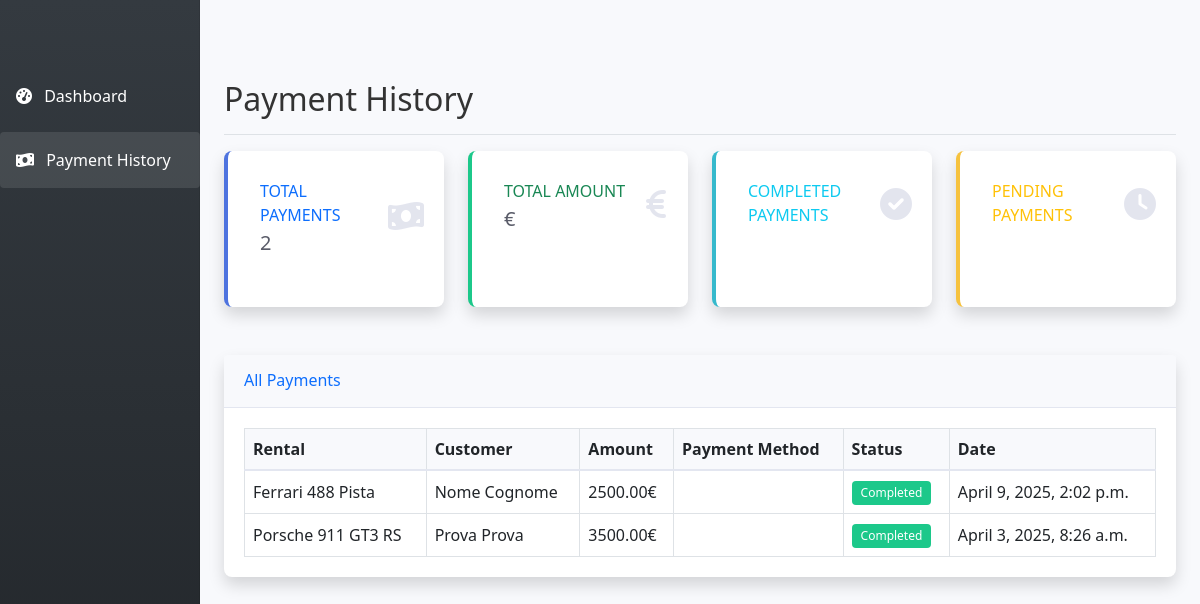
The app's page /payment/history/ with its own data.
### rental/models.py (models this page shows, shortened)
class Payment(models.Model):
    rental = models.OneToOneField("Rental", on_delete=models.CASCADE)
    amount = models.DecimalField(max_digits=10, decimal_places=2)
    payment_method= models.CharField(max_length=50)
    payment_date= models.DateTimeField(auto_now_add=True)
    status = models.CharField(max_length=20, choices = [("pending", "Pending"), ('completed', 'Completed')], default='pending')

class Rental(models.Model):
    car = models.ForeignKey(Car, on_delete=models.CASCADE)
    customer = models.ForeignKey(Customer, on_delete=models.CASCADE)
    insurance = models.ForeignKey(Insurance, on_delete=models.SET_NULL, null=True, blank=True)
    start_date = models.DateField()
    end_date = models.DateField()
    total_price = models.DecimalField(max_digits=10, decimal_places=2, default=0.00)
    pickup_location = models.ForeignKey('Location', on_delete=models.SET_NULL, null=True, related_name='pickups')
    status = models.CharField(max_length=20, choices=[
        ('pending', 'Pending'),
        ('confirmed', 'Confirmed'),
        ('in_progress', 'In Progress'),
        ('completed', 'Completed'),
        ('cancelled', 'Cancelled')
    ], default='pending')
    created_by = models.ForeignKey('Employee', on_delete=models.SET_NULL, null=True, related_name='created_rentals')
    notes = models.TextField(blank=True, null=True)
    payment_status = models.CharField(max_length=20, choices=[
        ('pending', 'Pending'),
        ('partial', 'Partial'),
        ('completed', 'Completed'),
        ('refunded', 'Refunded')
    ], default='pending')

class Car(models.Model):
    brand = models.CharField(max_length=50)
    model = models.CharField(max_length=50)
    year =  models.IntegerField()
    horsepower = models.IntegerField()
    color = models.CharField(max_length=30)
    description = models.TextField(blank=True, null=True)
    deposit = models.DecimalField(max_digits=10, decimal_places=2) #deposito pre noleggio
    price_per_day = models.DecimalField(max_digits=10, decimal_places=2)
    image = models.ImageField(upload_to="car_images/", null=True, blank=True)
    minimum_age = models.IntegerField(null=True, blank=True)
    available_locations = models.ForeignKey('Location', on_delete=models.SET_NULL, null=True, blank=True)
    daily_kilometer_limit = models.IntegerField(null=True, blank=True)
    extra_kilometer_price = models.DecimalField(max_digits=10, decimal_places=2, null=True, blank=True)
    status = models.CharField(max_length=20, choices=[
        ('available', 'Available'),
        ('maintenance', 'Maintenance'),
    ], default='available')

class Customer(models.Model):
    user = models.OneToOneField(User, on_delete=models.CASCADE, null=True, blank=True)
    first_name = models.CharField(max_length=100, default="nome")
    last_name = models.CharField(max_length=100, default="cognome")
    email = models.EmailField(default= "ex@mail.com")

### rental/views.py (the view)
# urls.py: path('payment/history/', views.payment_history, name='payment_history'),
def payment_history(request):
    payments = Payment.objects.all().order_by('-payment_date')
    return render(request, 'rental/payment_history.html', {
        'payments': payments
    })

### rental/templates/rental/payment_history.html (shortened to what this page needs)
{% extends 'rental/base.html' %}
{% block navbar %}
<nav class="navbar">
    <a href="{% url 'car_list' %}">Home</a>
</nav>
{% endblock %}
{% load static %}
{% block content %}
<div class="container-fluid">
    <div class="row">
        <nav class="col-md-3 col-lg-2 d-md-block bg-dark sidebar collapse">
            <div class="position-sticky pt-3">
                <ul class="nav flex-column">
                    <li class="nav-item">
                        <a class="nav-link text-white" href="{% url 'dashboard' %}">
                            <i class="fas fa-tachometer-alt me-2"></i> Dashboard
                        </a>
                    </li>
                    <li class="nav-item">
                        <a class="nav-link active text-white" href="{% url 'payment_history' %}">
                            <i class="fas fa-money-bill-wave me-2"></i> Payment History
                        </a>
                    </li>
                </ul>
            </div>
        </nav>
        <main class="col-md-9 ms-sm-auto col-lg-10 px-md-4">
            <div class="d-flex justify-content-between flex-wrap flex-md-nowrap align-items-center pt-3 pb-2 mb-3 border-bottom">
                <h1 class="h2">Payment History</h1>
            </div>
            <div class="row mb-4">
                <div class="col-xl-3 col-md-6 mb-4">
                    <div class="card border-left-primary shadow h-100 py-2">
                        <div class="card-body">
                            <div class="row no-gutters align-items-center">
                                <div class="col mr-2">
                                    <div class="text-xs font-weight-bold text-primary text-uppercase mb-1">
                                        Total Payments</div>
                                    <div class="h5 mb-0 font-weight-bold text-gray-800">{{ payments.count }}</div>
                                </div>
                                <div class="col-auto">
                                    <i class="fas fa-money-bill-wave fa-2x text-gray-300"></i>
                                </div>
                            </div>
                        </div>
                    </div>
                </div>
                <div class="col-xl-3 col-md-6 mb-4">
                    <div class="card border-left-success shadow h-100 py-2">
                        <div class="card-body">
                            <div class="row no-gutters align-items-center">
                                <div class="col mr-2">
                                    <div class="text-xs font-weight-bold text-success text-uppercase mb-1">
                                        Total Amount</div>
                                    <div class="h5 mb-0 font-weight-bold text-gray-800">{{ total_amount }}€</div>
                                </div>
                                <div class="col-auto">
                                    <i class="fas fa-euro-sign fa-2x text-gray-300"></i>
                                </div>
                            </div>
                        </div>
                    </div>
                </div>
                <div class="col-xl-3 col-md-6 mb-4">
                    <div class="card border-left-info shadow h-100 py-2">
                        <div class="card-body">
                            <div class="row no-gutters align-items-center">
                                <div class="col mr-2">
                                    <div class="text-xs font-weight-bold text-info text-uppercase mb-1">
                                        Completed Payments</div>
                                </div>
                                <div class="col-auto">
                                    <i class="fas fa-check-circle fa-2x text-gray-300"></i>
                                </div>
                            </div>
                        </div>
                    </div>
                </div>
                <div class="col-xl-3 col-md-6 mb-4">
                    <div class="card border-left-warning shadow h-100 py-2">
                        <div class="card-body">
                            <div class="row no-gutters align-items-center">
                                <div class="col mr-2">
                                    <div class="text-xs font-weight-bold text-warning text-uppercase mb-1">
                                        Pending Payments</div>
                                </div>
                                <div class="col-auto">
                                    <i class="fas fa-clock fa-2x text-gray-300"></i>
                                </div>
                            </div>
                        </div>
                    </div>
                </div>
            </div>
            <div class="card shadow mb-4">
                <div class="card-header py-3">
                    <h6 class="m-0 font-weight-bold text-primary">All Payments</h6>
                </div>
                <div class="card-body">
                    <div class="table-responsive">
                        <table class="table table-bordered" width="100%" cellspacing="0">
                            <thead class="thead-light">
                                <tr>
                                    <th>Rental</th>
                                    <th>Customer</th>
                                    <th>Amount</th>
                                    <th>Payment Method</th>
                                    <th>Status</th>
                                    <th>Date</th>
                                </tr>
                            </thead>
                            <tbody>
                                {% for payment in payments %}
                                <tr>
                                    <td>{{ payment.rental.car.brand }} {{ payment.rental.car.model }}</td>
                                    <td>{{ payment.rental.customer.first_name }} {{ payment.rental.customer.last_name }}</td>
                                    <td>{{ payment.amount }}€</td>
                                    <td>{{ payment.get_payment_method_display }}</td>
                                    <td>
                                        <span class="badge {% if payment.status == 'completed' %}bg-success{% elif payment.status == 'pending' %}bg-warning{% else %}bg-danger{% endif %}">
                                            {{ payment.get_status_display }}
                                        </span>
                                    </td>
                                    <td>{{ payment.payment_date }}</td>
                                </tr>
                                {% endfor %}
                            </tbody>
                        </table>
                    </div>
                </div>
            </div>
        </main>
    </div>
</div>
{% endblock %}

### rental/static/css/dashboard.css (style rules this page uses)
body { background-color: #f8f9fc; color: #333; }
.sidebar { position: fixed; top: 0; bottom: 0; left: 0; z-index: 100; padding: 48px 0 0; box-shadow: inset -1px 0 0 rgba(0, 0, 0, .1); background: linear-gradient(180deg, #2c3e50 0%, #1a252f 100%); }
.nav-link { color: #ecf0f1; padding: 0.75rem 1rem; margin: 0.25rem 0; border-radius: 0.25rem; transition: all 0.3s ease; }
.nav-link.active { color: #fff; background-color: rgba(255, 255, 255, 0.2); }
.nav-link i { margin-right: 0.5rem; }
.card { border: none; border-radius: 0.5rem; box-shadow: 0 0.15rem 1.75rem 0 rgba(58, 59, 69, 0.15); margin-bottom: 1.5rem; transition: transform 0.3s ease; }
.card-header { background-color: #fff; border-bottom: 1px solid #e3e6f0; padding: 1rem 1.25rem; }
.card-body { padding: 1.25rem; }
.border-left-primary { border-left: 0.25rem solid #4e73df !important; }
.border-left-success { border-left: 0.25rem solid #1cc88a !important; }
.border-left-info { border-left: 0.25rem solid #36b9cc !important; }
.border-left-warning { border-left: 0.25rem solid #f6c23e !important; }
.text-gray-300 { color: #dddfeb !important; }
.text-gray-800 { color: #5a5c69 !important; }
.table { margin-bottom: 0; }
.table th { font-weight: 600; background-color: #f8f9fc; border-bottom: 2px solid #e3e6f0; }
.table td { vertical-align: middle; }
.badge { padding: 0.5em 0.75em; font-weight: 500; border-radius: 0.25rem; }
.bg-success { background-color: #1cc88a !important; }
main { padding-top: 1.5rem; padding-bottom: 1.5rem; }
.card-body .row { margin: 0; }
.card-body .col-auto { padding: 0; }
.card-body .col-auto i { font-size: 2rem; opacity: 0.8; }

### rental/templates/rental/payment_history.html (style rules this page uses)
.sidebar { min-height: 100vh; background: linear-gradient(180deg, #343a40 0%, #212529 100%); z-index: 1000; }
.sidebar .nav-link { color: rgba(255, 255, 255, 0.8); padding: 1rem; transition: all 0.3s; }
.sidebar .nav-link.active { color: #fff; background: rgba(255, 255, 255, 0.1); }
.card { border: none; border-radius: 0.5rem; box-shadow: 0 0.15rem 1.75rem 0 rgba(58, 59, 69, 0.15); }
.card-header { background-color: #f8f9fc; border-bottom: 1px solid #e3e6f0; }
.table thead th { background-color: #f8f9fc; border-bottom: 2px solid #e3e6f0; }
.badge { padding: 0.5em 0.75em; font-weight: 500; }

### records on screen
Payment: rental.car.brand "Ferrari", rental.car.model "488 Pista", rental.customer.first_name "Nome", rental.customer.last_name "Cognome", amount "2500.00", status "Completed", payment_date "April 9, 2025, 2:02 p.m."
Payment: rental.car.brand "Porsche", rental.car.model "911 GT3 RS", rental.customer.first_name "Prova", rental.customer.last_name "Prova", amount "3500.00", status "Completed", payment_date "April 3, 2025, 8:26 a.m."

### other values on screen
{{ payments.count }} "2"
